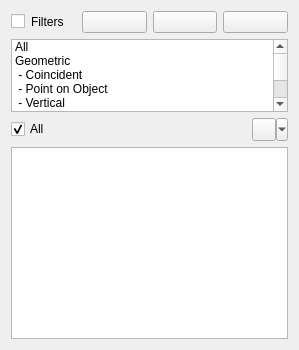
<?xml version="1.0" encoding="UTF-8"?>
<ui version="4.0">
 <class>SketcherGui::TaskSketcherConstraints</class>
 <widget class="QWidget" name="SketcherGui::TaskSketcherConstraints">
  <property name="geometry">
   <rect>
    <x>0</x>
    <y>0</y>
    <width>299</width>
    <height>350</height>
   </rect>
  </property>
  <property name="sizePolicy">
   <sizepolicy hsizetype="Preferred" vsizetype="MinimumExpanding">
    <horstretch>0</horstretch>
    <verstretch>0</verstretch>
   </sizepolicy>
  </property>
  <property name="maximumSize">
   <size>
    <width>16777215</width>
    <height>350</height>
   </size>
  </property>
  <property name="windowTitle">
   <string>Form</string>
  </property>
  <layout class="QVBoxLayout" name="verticalLayout">
   <item>
    <layout class="QHBoxLayout" name="horizontalLayout1">
     <item>
      <widget class="QCheckBox" name="filterBox">
       <property name="toolTip">
        <string>Check to activate filters</string>
       </property>
       <property name="styleSheet">
        <string notr="true">padding-bottom: 0px; margin-bottom: 0px</string>
       </property>
       <property name="text">
        <string>Filters</string>
       </property>
       <property name="checked">
        <bool>false</bool>
       </property>
      </widget>
     </item>
     <item>
      <widget class="QPushButton" name="showAllInListButton">
       <property name="sizePolicy">
        <sizepolicy hsizetype="Minimum" vsizetype="Fixed">
         <horstretch>0</horstretch>
         <verstretch>0</verstretch>
        </sizepolicy>
       </property>
       <property name="minimumSize">
        <size>
         <width>0</width>
         <height>0</height>
        </size>
       </property>
       <property name="toolTip">
        <string>Click to show all constraints (cancel any filter).</string>
       </property>
       <property name="text">
        <string/>
       </property>
       <property name="icon">
        <iconset resource="Resources/Sketcher.qrc">
         <normaloff>:/icons/dialogs/Sketcher_AllConstraints.svg</normaloff>:/icons/dialogs/Sketcher_AllConstraints.svg</iconset>
       </property>
      </widget>
     </item>
     <item>
      <widget class="QPushButton" name="showSelectedButton">
       <property name="sizePolicy">
        <sizepolicy hsizetype="Minimum" vsizetype="Fixed">
         <horstretch>0</horstretch>
         <verstretch>0</verstretch>
        </sizepolicy>
       </property>
       <property name="minimumSize">
        <size>
         <width>0</width>
         <height>0</height>
        </size>
       </property>
       <property name="toolTip">
        <string>Click to show only selected constraints.</string>
       </property>
       <property name="text">
        <string/>
       </property>
       <property name="icon">
        <iconset resource="Resources/Sketcher.qrc">
         <normaloff>:/icons/dialogs/Sketcher_SelectedConstraints.svg</normaloff>:/icons/dialogs/Sketcher_SelectedConstraints.svg</iconset>
       </property>
      </widget>
     </item>
     <item>
      <widget class="QPushButton" name="showAssociatedButton">
       <property name="sizePolicy">
        <sizepolicy hsizetype="Minimum" vsizetype="Fixed">
         <horstretch>0</horstretch>
         <verstretch>0</verstretch>
        </sizepolicy>
       </property>
       <property name="minimumSize">
        <size>
         <width>0</width>
         <height>0</height>
        </size>
       </property>
       <property name="toolTip">
        <string>Click to show only constraints associated to selected geometries.</string>
       </property>
       <property name="text">
        <string/>
       </property>
       <property name="icon">
        <iconset resource="Resources/Sketcher.qrc">
         <normaloff>:/icons/tools/Sketcher_SelectConstraints.svg</normaloff>:/icons/tools/Sketcher_SelectConstraints.svg</iconset>
       </property>
      </widget>
     </item>
    </layout>
   </item>
   <item>
    <widget class="QListWidget" name="listMultiFilter">
     <property name="sizePolicy">
      <sizepolicy hsizetype="Expanding" vsizetype="Expanding">
       <horstretch>0</horstretch>
       <verstretch>0</verstretch>
      </sizepolicy>
     </property>
     <property name="styleSheet">
      <string notr="true">padding-top: 0px; margin-top: 0px</string>
     </property>
     <property name="sizeAdjustPolicy">
      <enum>QAbstractScrollArea::AdjustToContents</enum>
     </property>
     <property name="selectionMode">
      <enum>QAbstractItemView::NoSelection</enum>
     </property>
     <property name="modelColumn">
      <number>0</number>
     </property>
     <item>
      <property name="text">
       <string>All</string>
      </property>
     </item>
     <item>
      <property name="text">
       <string>Geometric</string>
      </property>
     </item>
     <item>
      <property name="text">
       <string> - Coincident</string>
      </property>
     </item>
     <item>
      <property name="text">
       <string> - Point on Object</string>
      </property>
     </item>
     <item>
      <property name="text">
       <string> - Vertical</string>
      </property>
     </item>
     <item>
      <property name="text">
       <string> - Horizontal</string>
      </property>
     </item>
     <item>
      <property name="text">
       <string> - Parallel</string>
      </property>
     </item>
     <item>
      <property name="text">
       <string> - Perpendicular</string>
      </property>
     </item>
     <item>
      <property name="text">
       <string> - Tangent</string>
      </property>
     </item>
     <item>
      <property name="text">
       <string> - Equality</string>
      </property>
     </item>
     <item>
      <property name="text">
       <string> - Symmetric</string>
      </property>
     </item>
     <item>
      <property name="text">
       <string> - Block</string>
      </property>
     </item>
     <item>
      <property name="text">
       <string>Datums</string>
      </property>
     </item>
     <item>
      <property name="text">
       <string> - Horizontal Distance</string>
      </property>
     </item>
     <item>
      <property name="text">
       <string> - Vertical Distance</string>
      </property>
     </item>
     <item>
      <property name="text">
       <string> - Distance</string>
      </property>
     </item>
     <item>
      <property name="text">
       <string> - Radius</string>
      </property>
     </item>
     <item>
      <property name="text">
       <string> - Weight</string>
      </property>
     </item>
     <item>
      <property name="text">
       <string> - Diameter</string>
      </property>
     </item>
     <item>
      <property name="text">
       <string> - Angle</string>
      </property>
     </item>
     <item>
      <property name="text">
       <string> - Snell's Law</string>
      </property>
     </item>
     <item>
      <property name="text">
       <string>Named</string>
      </property>
     </item>
     <item>
      <property name="text">
       <string>Reference</string>
      </property>
     </item>
     <item>
      <property name="text">
       <string>Internal Alignment</string>
      </property>
     </item>
    </widget>
   </item>
   <item>
    <layout class="QHBoxLayout" name="horizontalLayout2">
     <item>
      <widget class="QCheckBox" name="showHideBox">
       <property name="toolTip">
        <string>Show/hide all listed constraints from 3D view. (same as ticking/unticking all listed constraints in list below)</string>
       </property>
       <property name="text">
        <string>All</string>
       </property>
       <property name="checked">
        <bool>true</bool>
       </property>
      </widget>
     </item>
     <item>
      <widget class="QToolButton" name="settingsButton">
       <property name="sizePolicy">
        <sizepolicy hsizetype="Maximum" vsizetype="Fixed">
         <horstretch>0</horstretch>
         <verstretch>0</verstretch>
        </sizepolicy>
       </property>
       <property name="toolTip">
        <string>Settings</string>
       </property>
       <property name="text">
        <string/>
       </property>
       <property name="icon">
        <iconset resource="Resources/Sketcher.qrc">
         <normaloff>:/icons/dialogs/Sketcher_Settings.svg</normaloff>:/icons/dialogs/Sketcher_Settings.svg</iconset>
       </property>
       <property name="popupMode">
        <enum>QToolButton::MenuButtonPopup</enum>
       </property>
      </widget>
     </item>
    </layout>
   </item>
   <item>
    <widget class="ConstraintView" name="listWidgetConstraints">
     <property name="sizePolicy">
      <sizepolicy hsizetype="Expanding" vsizetype="Expanding">
       <horstretch>0</horstretch>
       <verstretch>0</verstretch>
      </sizepolicy>
     </property>
     <property name="modelColumn">
      <number>0</number>
     </property>
    </widget>
   </item>
  </layout>
 </widget>
 <customwidgets>
  <customwidget>
   <class>ConstraintView</class>
   <extends>QListWidget</extends>
   <header location="global">QListWidget</header>
  </customwidget>
 </customwidgets>
 <resources>
  <include location="Resources/Sketcher.qrc"/>
 </resources>
 <connections/>
</ui>
